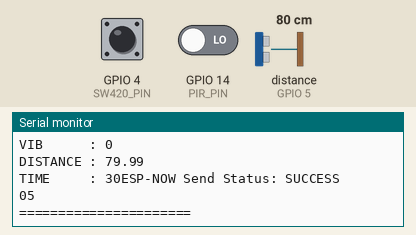
The sketch below on a simulated ESP8266 (NodeMCU). Shown: the last lines printed to the serial monitor. Wiring (inferred from the names in the program): ultrasonic range finder: trigger GPIO 13; echo GPIO 5. The inputs (shaded band) are chosen by the test bench; at power-on: distance to the obstacle (sensor on GPIO 5) 80 cm, GPIO 14 (PIR_PIN) LOW, GPIO 4 (SW420_PIN) LOW. The echo pulse lasts 58.3 µs per cm; a WiFi scan finds three made-up networks.

Above: at 3.2 s.
3.3 s: distance to the obstacle (sensor on GPIO 5) set to 2 cm
At 4.6 s:
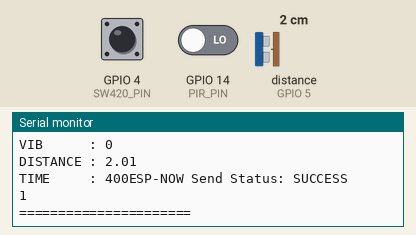
4.8 s: GPIO 14 (PIR_PIN) driven HIGH
6.3 s: GPIO 4 (SW420_PIN) pulled HIGH for 0.15 s
7.9 s: distance to the obstacle (sensor on GPIO 5) set to 4 cm
At 8.8 s:
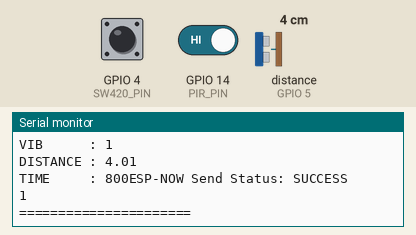
9.4 s: GPIO 4 (SW420_PIN) pulled HIGH for 1 s
Timing chart, 0 to 12.4 s (numbered marks = the images above; inputs shaded):
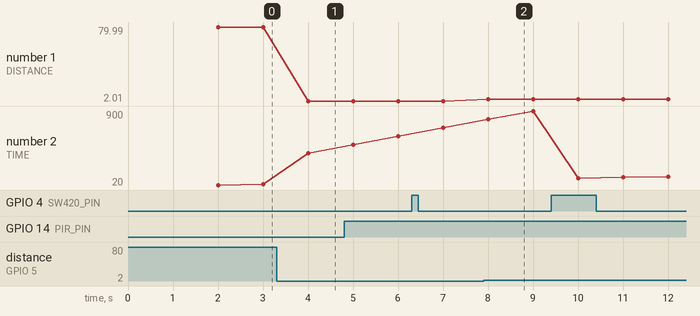

The sketch:

ESP8266_2.ino
```cpp
#include <ESP8266WiFi.h>
extern "C" {
#include <espnow.h>
#include <user_interface.h>
}

#define PIR_PIN    14 //D5
#define SW420_PIN  4 //D2
#define TRIG_PIN   13 //D7
#define ECHO_PIN   5 // D1

typedef struct {
  uint8_t node_id;
  uint8_t pir_recent;
  uint8_t vib_recent;
  float distance;
  unsigned long trigger_time;
} SensorData;

SensorData data;

uint8_t receiverMAC[] = {
  0x00, 0x4B, 0x12, 0x30, 0xCD, 0xBD
};

unsigned long lastPirTime = 0;
unsigned long lastVibTime = 0;

float getDistance()
{
  digitalWrite(TRIG_PIN, LOW);
  delayMicroseconds(2);

  digitalWrite(TRIG_PIN, HIGH);
  delayMicroseconds(10);

  digitalWrite(TRIG_PIN, LOW);

  long duration = pulseIn(ECHO_PIN, HIGH, 30000);

  if(duration == 0)
    return 999;

  return duration * 0.0343 / 2.0;
}

void OnDataSent(uint8_t *mac_addr, uint8_t sendStatus)
{
  Serial.print("ESP-NOW Send Status: ");

  if(sendStatus == 0)
    Serial.println("SUCCESS");
  else
    Serial.println("FAILED");
}

void setup()
{
  Serial.begin(115200);

  pinMode(PIR_PIN, INPUT);
  pinMode(SW420_PIN, INPUT);

  pinMode(TRIG_PIN, OUTPUT);
  pinMode(ECHO_PIN, INPUT);

  WiFi.mode(WIFI_STA);
  WiFi.disconnect();

  Serial.println("Scanning for Gateway channel...");
  int channel = 1;
  int n = WiFi.scanNetworks();
  for (int i = 0; i < n; i++) {
    if (WiFi.SSID(i) == "Avi's Nord 5G") {
      channel = WiFi.channel(i);
      Serial.print("Found hotspot on channel: ");
      Serial.println(channel);
      break;
    }
  }

  Serial.print("Using Channel: ");
  Serial.println(channel);

  if (esp_now_init() != 0)
  {
    Serial.println("ESP-NOW Init Failed");
    return;
  }

  wifi_promiscuous_enable(1);
  wifi_set_channel(channel);
  wifi_promiscuous_enable(0);

  esp_now_set_self_role(ESP_NOW_ROLE_CONTROLLER);
  esp_now_register_send_cb(OnDataSent);

  if (esp_now_add_peer(
        receiverMAC,
        ESP_NOW_ROLE_SLAVE,
        channel,
        NULL,
        0) == 0)
  {
      Serial.println("Peer added OK");
  }
  else
  {
      Serial.println("Peer add FAILED");
  }

  Serial.println("NODE 3 NORTH READY");
}

void loop()
{
  if(digitalRead(PIR_PIN))
    lastPirTime = millis();

  if(digitalRead(SW420_PIN))
    lastVibTime = millis();

  static unsigned long lastSendTime = 0;
  if(millis() - lastSendTime >= 1000) {
    lastSendTime = millis();

    data.node_id = 3;
    data.pir_recent = (millis() - lastPirTime < 3000);
    data.vib_recent = (millis() - lastVibTime < 3000);
    data.distance = getDistance();
    data.trigger_time = millis();

    esp_now_send(receiverMAC, (uint8_t*)&data, sizeof(data));

    Serial.println();
    Serial.println("======================");
    Serial.println("NODE 3 NORTH");
    Serial.print("PIR      : ");
    Serial.println(data.pir_recent);
    Serial.print("VIB      : ");
    Serial.println(data.vib_recent);
    Serial.print("DISTANCE : ");
    Serial.println(data.distance);
    Serial.print("TIME     : ");
    Serial.println(data.trigger_time);
    Serial.println("======================");
  }
}
```

Measured:
- after the input at 3.3 s, the serial monitor: prints a new line after 0.70 s (image 1)
- after the input at 7.9 s, the serial monitor: prints a new line after 0.10 s (image 2)
- plotted number 1: 79.99 → 2.01 after the input at 3.3 s, 2.01 → 4.01 after the input at 7.9 s
- plotted number 2: 30 → 400 after the input at 3.3 s
